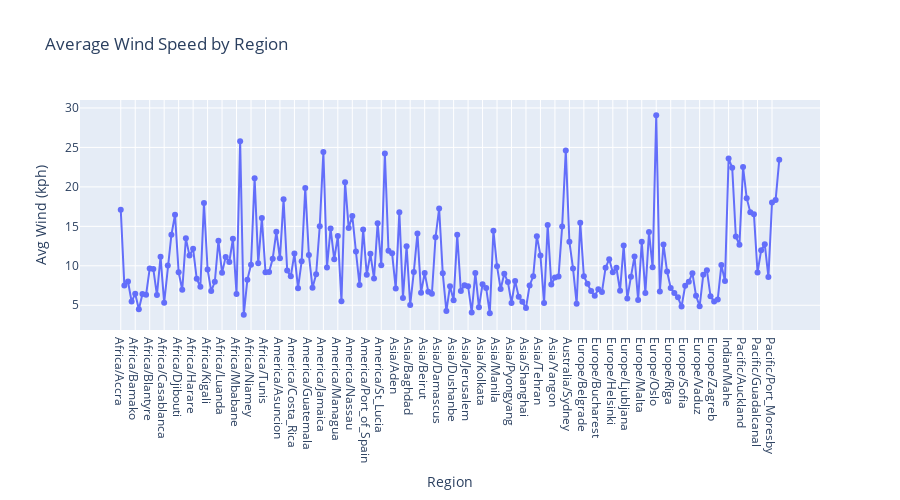

Write notebook code for a chart like this one.
### Code cell
region_wind = df.groupby("timezone")["wind_kph"].mean().reset_index()

fig = px.line(
    region_wind,
    x="timezone",
    y="wind_kph",
    title="Average Wind Speed by Region",
    labels={"wind_kph": "Avg Wind (kph)", "timezone": "Region"},
    markers=True,
    height=500
)

fig.show()

### Figure 1 — Plotly figure (JSON) as saved in the notebook; plotly's stock layout.template omitted (floating-point values rounded to 4 significant figures; data arrays with more than 128 entries replaced by an {"elided": "..."} marker saying what was removed)
{"data": [{"hovertemplate": "Region=%{x}<br>Avg Wind (kph)=%{y}<extra></extra>", "legendgroup": "", "line": {"color": "#636efa", "dash": "solid"}, "marker": {"symbol": "circle"}, "mode": "lines+markers", "name": "", "orientation": "v", "showlegend": false, "type": "scatter", "x": {"elided": "183 str values"}, "xaxis": "x", "y": {"elided": "183 float values"}, "yaxis": "y"}], "layout": {"height": 500, "legend": {"tracegroupgap": 0}, "title": {"text": "Average Wind Speed by Region"}, "xaxis": {"anchor": "y", "domain": [0, 1], "title": {"text": "Region"}}, "yaxis": {"anchor": "x", "domain": [0, 1], "title": {"text": "Avg Wind (kph)"}}}}
